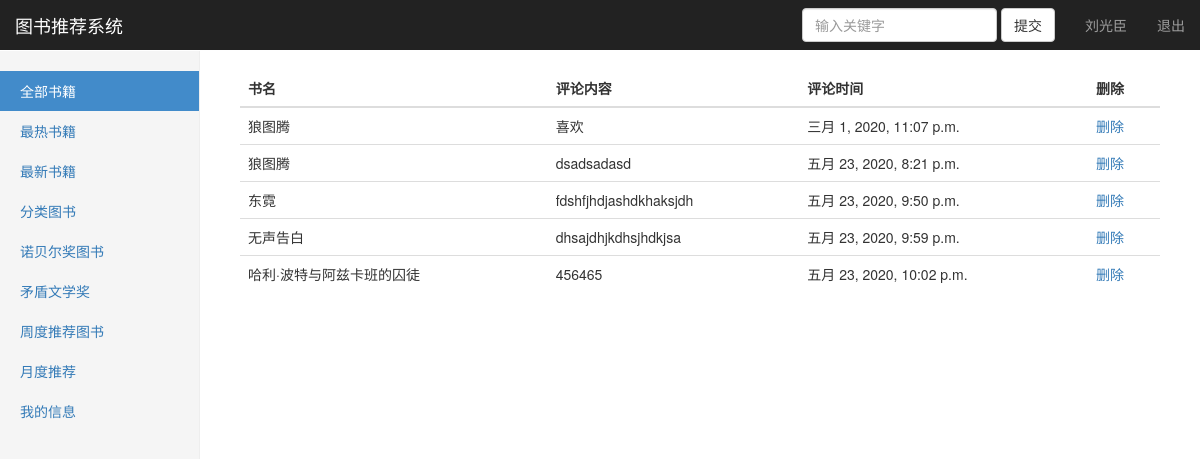
/mycommen/ (signed in), run on the app's committed database.
### user/models.py (models this page shows, shortened)
class User(models.Model):
    username=models.CharField(max_length=32,unique=True,verbose_name="账号")
    password=models.CharField(max_length=32,verbose_name="密码")
    phone=models.CharField(max_length=32,verbose_name="手机号码")
    name=models.CharField(max_length=32,verbose_name="名字",unique=True)
    address=models.CharField(max_length=32,verbose_name="地址")
    email=models.EmailField(verbose_name="邮箱")
    class Meta:
        verbose_name_plural="用户"
        verbose_name="用户"

class Commen(models.Model):
    user=models.ForeignKey(User,on_delete=models.CASCADE,verbose_name="用户")
    content=models.CharField(max_length=64,verbose_name="内容")
    addtime=models.DateTimeField(auto_now_add=True)
    good=models.IntegerField(verbose_name="点赞",default=0)
    book=models.ForeignKey(Book,on_delete=models.CASCADE,verbose_name="书籍")
    class Meta:
        verbose_name="评论"
        verbose_name_plural=verbose_name

class Book(models.Model):
    tags=models.ForeignKey(Tags,on_delete=models.CASCADE,verbose_name="标签",related_name="tags",blank=True,null=True)
    collect=models.ManyToManyField(User,verbose_name="收藏者",blank=True)
    sump=models.IntegerField(verbose_name="收藏人数",default=0)
    title=models.CharField(verbose_name="书名",max_length=32)
    author=models.CharField(verbose_name="作者",max_length=32)
    intro=models.TextField(verbose_name="描述")
    num=models.IntegerField(verbose_name="浏览量",default=0)
    pic=models.CharField(verbose_name="pic",max_length=64)
    jiang=(('诺贝尔文学奖','诺贝尔文学奖'),('茅盾文学奖','茅盾文学奖'),('None','None'),)
    good=models.CharField(verbose_name="获奖",max_length=32,default=None,choices=jiang)
    class Meta:
        verbose_name="图书"
        verbose_name_plural="图书"

### user/views.py (the view)
# urls.py: 2. Add a URL to urlpatterns:  path('', views.home, name='home')
    def a(request):
        a=request.session.get('login_in')
        if a:
            return func(request)
        else:
            return render(request,'user/login.html')

### user/views.py (called while the page is built)
def login_in(func):#验证用户是否登录
    def a(request):
        a=request.session.get('login_in')
        if a:
            return func(request)
        else:
            return render(request,'user/login.html')
    return a

@login_in
def mycommen(request):
    user=User.objects.get(id=request.session.get('user_id'))
    commen=user.commen_set.all()
    return render(request,'user/mycommen.html',{'commen':commen})

### user/templates/user/mycommen.html
{% extends 'base.html' %}
{% block right-panel-content %}
<table class="table">
        <thead>
                <tr>
                <th>书名</th>
                <th>评论内容</th>
                <th>评论时间</th>
                <th>删除</th>
                </tr>
        </thead>
        <tbody>
                {% for i in commen %}
                <tr>
                        <td>{{ i.book.title }}</td>
                        <td>{{ i.content }}</td>
                        <td>{{ i.addtime }}</td>
                        <td><a href="{% url 'delcom' i.id %}">删除</a></td>
                </tr>
                {% endfor %}
        </tbody>
</table>
{% endblock %}

### user/templates/base.html (shortened to what this page needs)
<!DOCTYPE html>
<html lang="zh-CN"><head><meta http-equiv="Content-Type" content="text/html; charset=UTF-8">
    <link href="/static/css/bootstrap.min.css" rel="stylesheet">
    <link href="/static/css/dashboard.css" rel="stylesheet">
    <link href="/static/css/custom.css" rel="stylesheet">
  </head>
  <body>
    <nav class="navbar navbar-inverse navbar-fixed-top">
      <div class="container-fluid">
        <div class="navbar-header">
          <a class="navbar-brand" href="http://v3.bootcss.com/examples/dashboard/#">图书推荐系统</a>
        </div>
        <div id="navbar" class="navbar-collapse collapse">
          <ul class="nav navbar-nav navbar-right">
            {% if request.session.login_in == True %}
	               <li><a href="{% url 'personal' %}">{{ request.session.name }}</a></li>
            <li><a href="{% url 'logout' %}">退出</a></li>
		{% else %}
		  <li><a href="{% url 'login' %}">登录</a></li>
		  <li><a href="{% url 'register' %}">注册</a></li>
	    {% endif %}
          </ul>
	  <form class="navbar-form navbar-right" action="{% url 'search' %}" method='post'>
            <input type="text" class="form-control" name="search" placeholder="输入关键字">
	    <button class="btn btn-default" type="submit">提交</button>
          </form>
        </div>
      </div>
    </nav>
    <div class="container-fluid">
      <div class="row">
        <div class="col-sm-3 col-md-2 sidebar">
          <ul class="nav nav-sidebar">
		  <li class="active"><a href="{% url 'allbook' %}">全部书籍<span class="sr-only">(current)</span></a></li>
		  <li><a href="{% url 'maxbook' %}">最热书籍</a></li>
		  <li><a href="{% url 'newbook' %}">最新书籍</a></li>
		  <li><a href="{% url 'kindof' %}">分类图书</a></li>
		  <li><a href="{% url 'nbbook' %}">诺贝尔奖图书</a></li>
		  <li><a href="{% url 'mdbook' %}">矛盾文学奖</a></li>
		  <li><a href="{% url 'item' %}">周度推荐图书</a></li>
		  <li><a href="{% url 'zhouitem' %}">月度推荐</a></li>
	    <li><a href="{% url 'personal' %}">我的信息</a></li>
          </ul>
        </div>
        <div class="col-sm-9 col-sm-offset-3 col-md-10 col-md-offset-2 main">
         {% block right-panel-content %}
         {% endblock %}
        </div>
      </div>
    </div>
</body></html>

### static/css/dashboard.css (style rules this page uses)
body { padding-top: 50px; }
.navbar-fixed-top { border: 0; }
.sidebar { display: none; }
@media (min-width: 768px) { .sidebar { position: fixed; top: 51px; bottom: 0; left: 0; z-index: 1000; display: block; padding: 20px; overflow-x: hidden; overflow-y: auto; background-color: #f5f5f5; border-right: 1px solid #eee; } }
.nav-sidebar { margin-right: -21px; margin-bottom: 20px; margin-left: -20px; }
.nav-sidebar > li > a { padding-right: 20px; padding-left: 20px; }
.nav-sidebar > .active > a, .nav-sidebar > .active > a:hover, .nav-sidebar > .active > a:focus { color: #fff; background-color: #428bca; }
.main { padding: 20px; }
@media (min-width: 768px) { .main { padding-right: 40px; padding-left: 40px; } }

### data on the page
User: session.name "刘光臣"
Commen: book "狼图腾", content "喜欢", addtime "三月 1, 2020, 11:07 p.m."
Commen: book "狼图腾", content "dsadsadasd", addtime "五月 23, 2020, 8:21 p.m."
Commen: book "东霓", content "fdshfjhdjashdkhaksjdh", addtime "五月 23, 2020, 9:50 p.m."
Commen: book "无声告白", content "dhsajdhjkdhsjhdkjsa", addtime "五月 23, 2020, 9:59 p.m."
Commen: book "哈利·波特与阿兹卡班的囚徒", content "456465", addtime "五月 23, 2020, 10:02 p.m."
